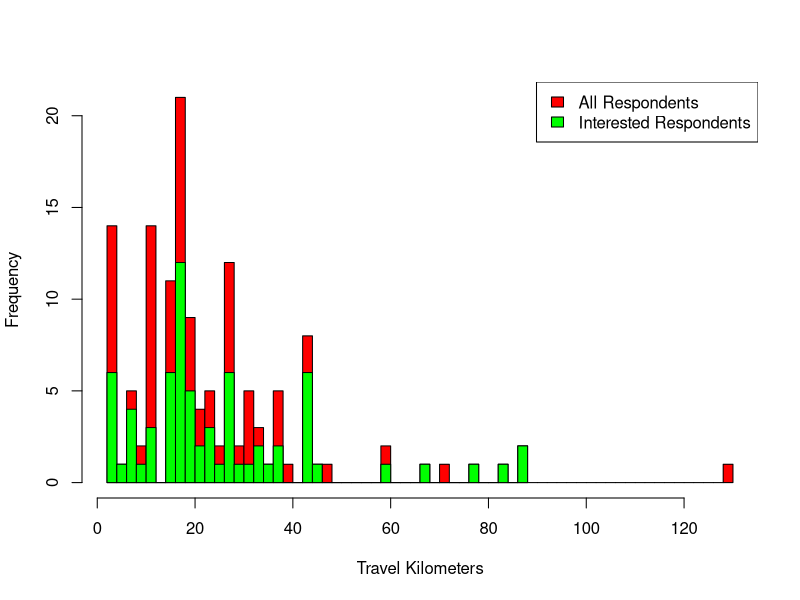

This chart was generated by the following R code: (Note: this script raises an error after producing the figure.)
### LIBRARIES

library(dplyr)
library(plyr)
library(car)

### READING DATA
setwd("/Users/lukasmohs/Desktop/MA-data-analysis/") #adjust to directiory
data = read.csv("data.csv",sep=',')


### MODIFY DATA
levels(data$X1a)
#[1] "Alumni"           "Bachelor Student" "Master Student"   "PHD Student"   
data <- mutate(data, X1a2 = as.numeric(data$X1a))


data <- mutate(data, X1d2 = ifelse(data$X1d == 'Public Transport', 1,  ifelse(data$X1d == 'Both: Car &Public Transport', 2,  ifelse(data$X1d == 'Car', 3, 0))))
data <- mutate(data, X1d3 = ifelse(data$X1d == 'Car', 1,  0))


data$X.1c. = gsub(",", ".", data$X.1c.)
data$X.1c. = as.double(as.character(data$X.1c.))
data <- mutate(data, X.1c.2 = ifelse(data$X2a == 1, X.1c.,  NA))

data$X5a = as.POSIXct(strptime(data$X5a,format='%H:%M:%S'))
data$X5b = as.POSIXct(strptime(data$X5b,format='%H:%M:%S'))
data <- mutate(data, X5c2 = ifelse(data$X5c == '5 Minutes', 1,  ifelse(data$X5c == '10 Minutes', 2,  ifelse(data$X5c == '15 Minutes', 3, ifelse(data$X5c == '20 Minutes', 4, ifelse(data$X5c == '30 Minutes', 5, 6))))))
data <- mutate(data, X5d = ifelse(data$X5d == 'Less than 2 hours', 1,  ifelse(data$X5d == '2 - 12 hours', 2,  ifelse(data$X5d == '12 - 24 hours', 3, ifelse(data$X5d == 'more than 24 hours', 4, 0)))))
levelsX5e = levels(data$X5e)
#[1] ""                              "All"                           "All of the above"              "Bank Transfer"                 "Bier"                         
#[6] "Cash"                          "Cash and bank transfer"        "Payment Service (i.e. Paypal)" "Using an app"  
data$X5e =  as.numeric(data$X5e)

levelsX5f = levels(data$X5f)
#[1] ""                          "0 special characteristics" "Age group / study degree"  "Field of study"            "Gender"                    "Just distance"            
#[7] "Time of arrival"    
data$X5f =  as.numeric(data$X5f)

data$X6a = gsub(",", ".", data$X6a)
data$X6a = as.double(as.character(data$X6a))
data <- mutate(data, wppkm = ifelse(!is.na(data$X6a), X6a/X.1c. ,  NA))

data$X7a = gsub(",", ".", data$X7a)
data$X7a = as.double(as.character(data$X7a))
data <- mutate(data, eppkm = ifelse(!is.na(data$X7a), X7a/X.1c. ,  NA))

data$X7b = gsub(",", ".", data$X7b)
data$X7b = as.double(as.character(data$X7b))
data <- mutate(data, epdkm = ifelse(!is.na(data$X7b), X7b/10 ,  NA))

levelsX9a = levels(data$X9a)
#[1] ""    [2] "0 Need"   [3] "0t interested financially"   [4] "Loss of flexibility" [5] "Loss of privacy"    [6] "Public transport is more convenient"                                
# [7] "Public transport is more convenient and especially more sustainable"  [8] "Traffic jams"     [9] "Umwelt" 
data$X9a = as.numeric(data$X9a)
data <- mutate(data, X9a = ifelse(X9a!=1,X9a ,  NA))





### EXPLORATION
#Population
n = length(data$X1a2) # 136
numberCarDrivers = length(which(data$X1d2 == 3)) # 35
numberNonCarDrivers = length(which(data$X1d != 3)) # 101

#Gender
length(which(data$X1b == "Male")) #101
length(which(data$X1b == "Female")) #35
#Percent Male
length(which(data$X1b == "Male")) / n # 0.7426471

#Degree #[1] "Alumni"           "Bachelor Student" "Master Student"   "PHD Student"   
count(data$X1a2)
#x freq
#1    1
#2   87
#3   46
#4    2

#Sum Carpool already
length(which(data$X3a == 0)) #4
#Perent Carpool already
length(which(data$X3a == 0)) / n # 0.02941176

# Percent Intrerested
length(which(data$X2a == 1)) / n # 0.595

# Percent Car Intrerested
length(which(data$X2a == 1 & data$X1d2 == 3)) / numberCarDrivers # 0.828

# Percent Not Car Intrerested
length(which(data$X2a == 1 & data$X1d != 3)) / numberNonCarDrivers # 0.514

# Travel Distance
mean(data$X.1c) # 23.82794
median(data$X.1c) #18.1
hist(data$X.1c.,xlab="Travel Kilometers",main="", breaks=50, col="red")
hist(data$X.1c.2,add=T, col="green", breaks=50)
legend("topright", c("All Respondents", "Interested Respondents"), fill=c("red", "green"))

# Travel Distance on Travel Option
plot(data$X.1c.,data$X1d, xlab="Travel Distance", ylab="Traevl Option")
abline(lm(X1d ~ X.1c., data=data),col="red")

#Travel Time
startHour = strptime("6:00:00",format='%H:%M:%S')
endHour = strptime("22:00:00",format='%H:%M:%S')
series <- seq(from = startHour, to = endHour, by = "hour")
hist(data$X5b,"mins",xlab="Arrival and Departure Time",col=rgb(1,0,0,0.4), breaks=50, xlim=as.POSIXct(c(startHour,endHour)),xaxt='n', ann=FALSE)
hist(data$X5a,"mins",xlab="Arrival Time",add=T, col=rgb(0,1,0,0.4), breaks=35, xaxt='n', ann=FALSE)
axis.POSIXct(1, at=c(series), labels=format(series, '%H:%M'))
legend("topright", c("Arrival Time","Departure Time"), fill=c(rgb(0,1,0,0.4),rgb(1,0,0,0.4)),cex = 1.2)


startHour = strptime("7:00:00",format='%H:%M:%S')
endHour = strptime("12:00:00",format='%H:%M:%S')
plot(data$X.1c.,data$X5a, xlab="Travel Distance", ylab="Arrival Time", ylim=as.POSIXct(c(startHour,endHour)))
axis.POSIXct(2, at=startHour, labels=format(startHour, '%H:%M:%S'))
axis.POSIXct(2, at=endHour, labels=format(endHour, '%H:%M:%S'))

startHour = strptime("12:00:00",format='%H:%M:%S')
endHour = strptime("20:00:00",format='%H:%M:%S')
plot(data$X.1c.,data$X5b, xlab="Travel Distance", ylab="Departure Time", ylim=as.POSIXct(c(startHour,endHour)))
axis.POSIXct(2, at=startHour, labels=format(startHour, '%H:%M:%S'))
axis.POSIXct(2, at=endHour, labels=format(endHour, '%H:%M:%S'))

# Flexibility
count(data$X5c2)
hist(data$X5c2, breaks=0:6, xaxt='n',  xlab="Time Flexibility of Respondents", main="")
axis(1,c(0.5:5.5),c("5 minutes","10 minutes","15 minutes","20 minutes","30 minutes",">30 minutes"))


# Travel Distance on Willingsness to Pay
hist(data$wppkm,xlab="Willingsness to Pay in Euro per Commute KM ",breaks=40,main="",xaxt='n')
axis(1,c(seq(0, 1, 0.05)),c(seq(0, 1, 0.05)),ylab="bla")
plot(data$X.1c.,data$X6a, xlab="Travel Distance", ylab="Willingsness to Pay for total Distance",xlim = c(0,90))
wtplm = lm(X6a ~ X.1c., data=data) #linear model by fitting
summary(wtplm)$sigma  # residual standard deviation:  2.343433
abline(wtplm,col="red")
abline(0,0.3,col="blue")
abline(0,0.6,col="green")
legend("topright", c("Average Traveling Costs by Car (60 cents/km)","German Tax Refunds (30 cents/km)","Fitted Willingsness to Pay"), fill=c("green","blue", "red"),cex = 1.2)
mean(data$wppkm, na.rm=TRUE) # 0.1817779
median(data$wppkm, na.rm=TRUE) # 0.1296794

# Travel Distance on Expected Payout
hist(data$eppkm,xlab="Expected Payout in Euro per Commute KM",breaks=40)
plot(data$X.1c.,data$X7a, xlab="Travel Distance", ylab="Expected Payout in Euro for total Distance",xlim = c(0,120),ylim = c(0,10))
eppklm = lm(X7a ~ X.1c., data=data)
summary(eppklm)$sigma #1.066353
abline(eppklm,col="red")
abline(0,0.3,col="blue")
abline(0,0.6,col="green")
legend("topright", c("Average Traveling Costs by Car (60 cents/km)","German Tax Refunds (30 cents/km)","Fitted Expected Payout"), fill=c("green","blue", "red"),cex = 1.2)
mean(data$eppkm, na.rm=TRUE) # 0.1262702
median(data$eppkm, na.rm=TRUE) # 0.09353147

# Detour Distance on Expected Payout
hist(data$epdkm,xlab="Expected Payout in Euro per Detour KM",breaks=40, main="",xaxt='n')
axis(1,c(seq(-0.025, 2, 0.1)),c(seq(0, 2, 0.1)),ylab="bla")
plot(data$X.1c.,data$X7b, xlab="Travel Distance", ylab="Expected Payout in Euro per 10 Detour KM")
abline(lm(X7b ~ X.1c., data=data),col="red")
mean(data$epdkm, na.rm=TRUE) # 0.4479167
median(data$epdkm, na.rm=TRUE) # 0.5



# Combined Drive & Passenger Prices
plot(data$X.1c.,data$X7a, xlab="Travel Distance", ylab="Expected Payout in Euro for total Distance",xlim = c(0,120),ylim = c(0,10),col="red")
points(data$X6a,col=rgb(0.54,0.17,0.89,0.4))
axis(4,c(seq(0, 10, 2)),c(seq(0, 10, 2)),ylab="bla",col=rgb(0.54,0.17,0.89,0.4))
mtext("Willingness to Pay", side=4, col=rgb(0.54,0.17,0.89,0.4), line = -2)
legend("topright", c("Average Traveling Costs by Car (60 cents/km)","German Tax Refunds (30 cents/km)","Fitted Expected Payout","Fitted Willingness to Pay"), fill=c("green","blue", "red",rgb(0.54,0.17,0.89,0.4)),cex = 1.2)
eppklm = lm(X7a ~ X.1c., data=data)
summary(eppklm)$sigma #1.066353
abline(eppklm,col="red")
abline(wtplm,col=	rgb(0.54,0.17,0.89,0.4))
abline(0,0.3,col="blue")
abline(0,0.6,col="green")



# Reasons for not Founding / Joingin a Carpool
hist(data$X9a,xlab="Reasons for not Founding / Joingin a Carpool",xaxt='n',ylim=c(0, 50))
axis(1,c(2.5:8.5),c("1", "2", "3", "4", "5", "6", "7"))
legend("topright", 95, legend=c("1: No Need"  ,"2: Not interested financially","3: Loss of privacy","4: Public transport is more convenient",
                                "5: Public transport is more convenient and especially more sustainable","6: Traffic jams","7: Umwelt"), cex=.8)

count(data$X9a)
#x freq
#NA   82
#2    3
#3    6
#4   13
#5    1
#6   28
#7    1
#8    1
#9    1
levelsX9a
#[1] ""    [2] "No Need"   [3] "Not interested financially"   [4] "Loss of flexibility"                                                
# [5] "Loss of privacy"    [6] "Public transport is more convenient"                                
# [7] "Public transport is more convenient and especially more sustainable"
# [8] "Traffic jams"     [9] "Umwelt" 

### Influence on Ride-sharing
lm = lm(X2a ~  X.1c. + X1d2, data=data)
summary(lm)

lr <- glm(X2a ~ X.1c. + X1d2, family=binomial(link='logit'),data=data)
summary(lr)
dataTest <- data[c(which( colnames(data)=="X.1c."), which( colnames(data)=="X1d2"))]
lrAccuracy <- (sum(predict(lr, dataTest, type="response")>0.5 & data$X2a==1) 
               + sum(predict(lr, dataTest, type="response")<0.5 & data$X2a==0) ) / nrow(data)
lrAccuracy # 0.6470588
lmAccuracy <- (sum(predict(lm, dataTest, type="response")>0.5 & data$X2a==1) 
               + sum(predict(lm, dataTest, type="response")<0.5 & data$X2a==0) ) / nrow(data)
lmAccuracy #  0.6323529
